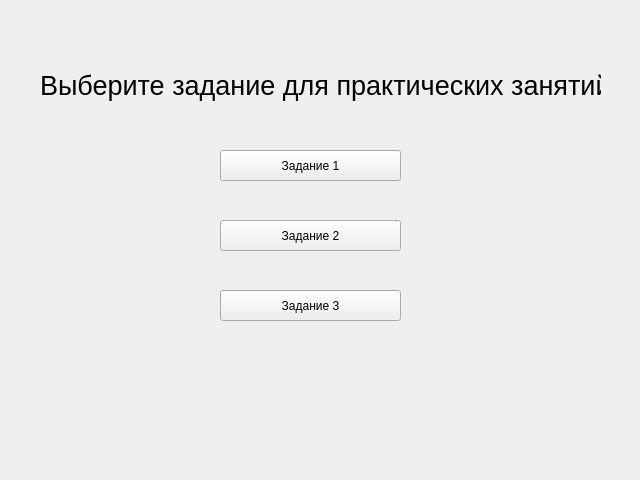
<?xml version="1.0" encoding="UTF-8"?>
<ui version="4.0">
 <class>MainWindow</class>
 <widget class="QMainWindow" name="MainWindow">
  <property name="geometry">
   <rect>
    <x>0</x>
    <y>0</y>
    <width>640</width>
    <height>480</height>
   </rect>
  </property>
  <property name="windowTitle">
   <string>Расчет и проектирование средств защиты от шума</string>
  </property>
  <widget class="QWidget" name="centralwidget">
   <widget class="QLabel" name="task_selection_lable">
    <property name="geometry">
     <rect>
      <x>40</x>
      <y>40</y>
      <width>561</width>
      <height>91</height>
     </rect>
    </property>
    <property name="font">
     <font>
      <pointsize>20</pointsize>
     </font>
    </property>
    <property name="text">
     <string>Выберите задание для практических занятий</string>
    </property>
   </widget>
   <widget class="QPushButton" name="task_1">
    <property name="geometry">
     <rect>
      <x>220</x>
      <y>150</y>
      <width>181</width>
      <height>31</height>
     </rect>
    </property>
    <property name="text">
     <string>Задание 1</string>
    </property>
   </widget>
   <widget class="QPushButton" name="task_2">
    <property name="geometry">
     <rect>
      <x>220</x>
      <y>220</y>
      <width>181</width>
      <height>31</height>
     </rect>
    </property>
    <property name="text">
     <string>Задание 2</string>
    </property>
   </widget>
   <widget class="QPushButton" name="task_3">
    <property name="geometry">
     <rect>
      <x>220</x>
      <y>290</y>
      <width>181</width>
      <height>31</height>
     </rect>
    </property>
    <property name="text">
     <string>Задание 3</string>
    </property>
   </widget>
  </widget>
 </widget>
 <resources/>
 <connections/>
</ui>
